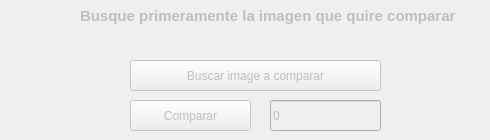
    <widget class="QWidget" name="tab_10">
     <property name="enabled">
      <bool>false</bool>
     </property>
     <attribute name="title">
      <string>Hayar Similitud </string>
     </attribute>
     <widget class="QPushButton" name="pushButton_23">
      <property name="geometry">
       <rect>
        <x>130</x>
        <y>60</y>
        <width>251</width>
        <height>31</height>
       </rect>
      </property>
      <property name="text">
       <string>Buscar image a comparar</string>
      </property>
     </widget>
     <widget class="QPushButton" name="pushButton_25">
      <property name="geometry">
       <rect>
        <x>130</x>
        <y>100</y>
        <width>121</width>
        <height>31</height>
       </rect>
      </property>
      <property name="text">
       <string>Comparar</string>
      </property>
     </widget>
     <widget class="QLineEdit" name="comp">
      <property name="enabled">
       <bool>false</bool>
      </property>
      <property name="geometry">
       <rect>
        <x>270</x>
        <y>100</y>
        <width>111</width>
        <height>31</height>
       </rect>
      </property>
      <property name="text">
       <string>0</string>
      </property>
     </widget>
     <widget class="QLabel" name="label_6">
      <property name="geometry">
       <rect>
        <x>80</x>
        <y>0</y>
        <width>401</width>
        <height>31</height>
       </rect>
      </property>
      <property name="minimumSize">
       <size>
        <width>301</width>
        <height>0</height>
       </size>
      </property>
      <property name="font">
       <font>
        <pointsize>11</pointsize>
        <weight>75</weight>
        <bold>true</bold>
       </font>
      </property>
      <property name="text">
       <string>Busque primeramente la imagen que quire comparar</string>
      </property>
     </widget>
    </widget>
